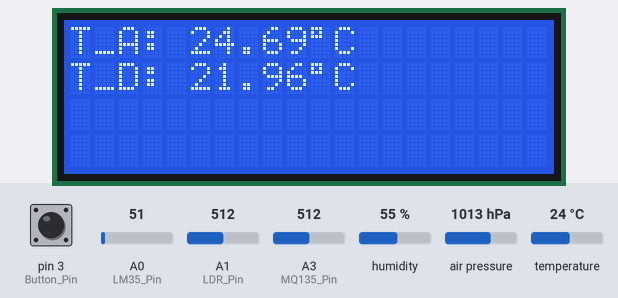
Bench run of a sketch on a simulated Arduino Uno, built with avr-gcc and run on an emulated ATmega328P. On the bench: 20×4 character LCD. The test bench sets the inputs (shaded band); at power-on: temperature 24 °C, pin 3 (Button_Pin) HIGH, air pressure 1013 hPa, A0 (LM35_Pin) = 51, A1 (LDR_Pin) = 512, A3 (MQ135_Pin) = 512, humidity 55 %.

Above: at 6.3 s.
6.4 s: temperature set to 2 °C
At 8.0 s:
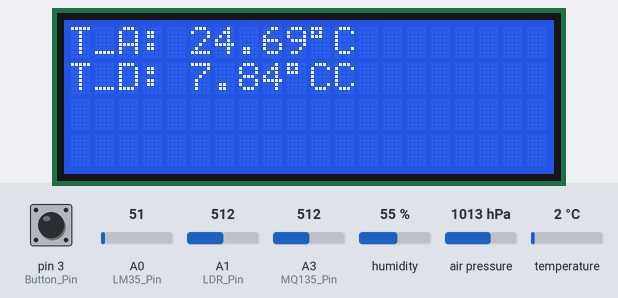
8.7 s: pin 3 (Button_Pin) pulled LOW for 0.65 s
At 10.0 s:
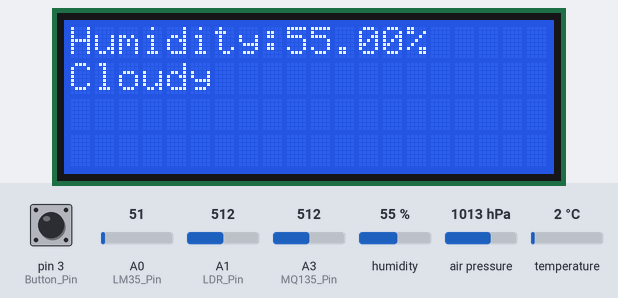
10.8 s: pin 3 (Button_Pin) pulled LOW for 1 s
At 11.4 s:
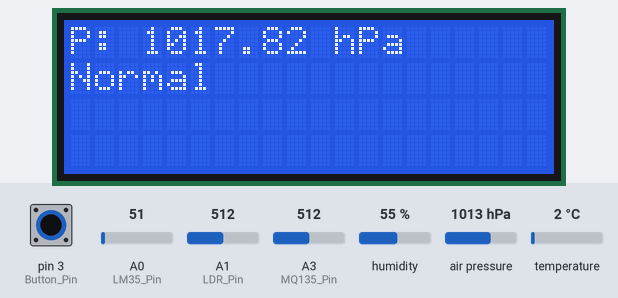
13.3 s: air pressure set to 952 hPa
At 15.0 s:
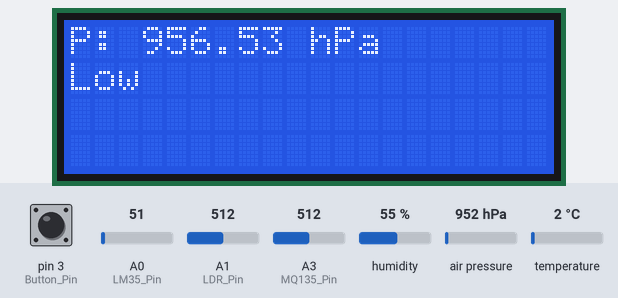
15.3 s: air pressure set to 1025 hPa
At 16.0 s:
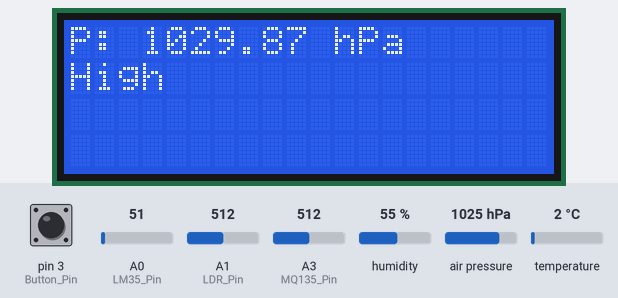
16.9 s: pin 3 (Button_Pin) pulled LOW for 0.65 s
At 17.9 s:
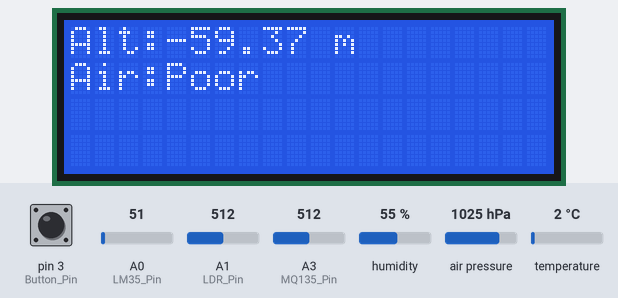
Timing chart, 0 to 19.9 s (numbered marks = the images above; inputs shaded):
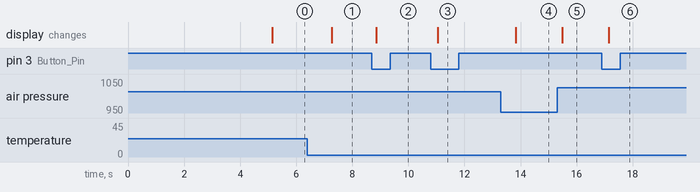

The sketch:

Final_Weather_Station.ino
```cpp
#include <LiquidCrystal_I2C.h>
#include <DHT.h>
#include <Wire.h>
#include <Adafruit_BMP280.h>

// οθόνη
LiquidCrystal_I2C lcd(0x27 , 20, 4);

// LM35
const int LM35_Pin = A0;


// DHT11
#define DHTPIN 2
#define DHTTYPE DHT11
DHT dht(DHTPIN, DHTTYPE);

// BMP280
Adafruit_BMP280 bmp;

// LDR
const int LDR_Pin = A1;

// MQ135
const int MQ135_Pin = A3;
int mq135_bash =0;


// κουμπί
const int Button_Pin =3;
int page = 0;
bool Button_State;
bool Prev_Button_State = HIGH;
int prev_page = -1;

// υψόμετρο Καλαμαριάς
float localAltitude = 40.0;

// διορθωμένη πίεση αναφοράς για BMP280
float seaLevelPressure = 1013.25;


// Συνάρτηση κουμπιού
void CheckButton()
{
  Button_State = digitalRead(Button_Pin);

    // Έλεγχος αλλαγής HIGH σε LOW
    if (Prev_Button_State == HIGH && Button_State == LOW) {
      page++;

      if(page > 3) {
        page = 0;
      }
    }

  Prev_Button_State = Button_State;
}


void setup() {

  analogReference(DEFAULT);

  lcd.init();
  lcd.backlight();

  dht.begin();

  bmp.begin(0x76);

  // Calibration πίεση αναφοράς με βάση το τοπικό υψόμετρο
  seaLevelPressure = bmp.seaLevelForAltitude(localAltitude, bmp.readPressure()/100.0);

  pinMode(Button_Pin, INPUT_PULLUP);

  // MQ135 calibration
  lcd.clear();
  lcd.setCursor(0,0);
  lcd.print("Calibrating");
  lcd.setCursor(0,1);
  lcd.print("Air...");


  for(int i=0; i<100; i++) {
    mq135_bash += analogRead(MQ135_Pin);
    delay(50);
  }

  mq135_bash /=100;

  lcd.clear();

}


void loop() {

  CheckButton();

  if (page != prev_page) {
    lcd.clear();
    prev_page = page;
  }


  if(page == 0) {

    // LM35 θερμοκρασία
    float temp_lm35 = (analogRead(LM35_Pin)*5.0*100.0/1024.0);

    float temp_lm35_corrected =0.049* temp_lm35 + 23.471;

    // οθόνη σελίδα 1

    lcd.setCursor(0,0);
    lcd.print("T_A: ");
    lcd.print(temp_lm35_corrected);
    lcd.print((char)223);
    lcd.print("C");

    // DHT11 θερμοκρασία

    float temp_dht = dht.readTemperature();

    float temp_dht_corrected = 0.642 * temp_dht + 6.557;

    // οθόνη σελίδα 1

    lcd.setCursor(0,1);
    lcd.print("T_D: ");
    lcd.print(temp_dht_corrected);
    lcd.print((char)223);
    lcd.print("C");

  }


  else if (page==1) {

    // DHT11 υγρασία
    float humidity = dht.readHumidity();

    // οθόνη σελίδα 2
    lcd.setCursor(0,0);
    lcd.print("Humidity:");
    lcd.print(humidity);
    lcd.print("%");

    // LDR
    int light = analogRead(LDR_Pin);

    String LDR_state;

    if(light > 850) {
      LDR_state = "Day";
    }
    else if(light > 400) {
      LDR_state ="Cloudy";
    }
    else {
      LDR_state ="Night";
    }

    // οθόνη σελίδα 2
    lcd.setCursor(0,1);
    lcd.print("                ");
    lcd.setCursor(0,1);
    lcd.print(LDR_state);

  }


  else if (page==2) {

    //BMP280
    float pressure = bmp.seaLevelForAltitude(localAltitude, bmp.readPressure()/100.0);

    String pressure_state;

    if (pressure <1000) {
      pressure_state = "Low";
    }
    else if(pressure<1018) {
      pressure_state="Normal";
    }
    else {
      pressure_state = "High";
    }

    // οθόνη σελίδα 3
    lcd.setCursor(0,0);
    lcd.print("                    ");
    lcd.setCursor(0,0);
    lcd.print("P: ");
    lcd.print(pressure);
    lcd.print(" hPa");

    lcd.setCursor(0,1);
    lcd.print("               ");
    lcd.setCursor(0,1);
    lcd.print(pressure_state);

  }


  else if (page==3) {

    float altitude = bmp.readAltitude(seaLevelPressure);

    // οθόνη σελίδα 4

    lcd.setCursor(0,0);
    lcd.print("Alt:");
    lcd.print(altitude);
    lcd.print(" m");

    //MQ135

    String airQuality;

    int value= analogRead(MQ135_Pin);

    int delta = value - mq135_bash;

    if (delta < 20) {
      airQuality = "Good";
    }
    else if (delta < 60) {
      airQuality = "Moderate";
    }
    else {
      airQuality = "Poor";
    }

    // οθόνη σελίδα 4
    lcd.setCursor(0,1);
    lcd.print("                    ");
    lcd.setCursor(0,1);
    lcd.print("Air:");
    lcd.print(airQuality);

  }

  delay(500);

}
```

Measured:
- after the input at 6.4 s, the display: changes after 0.87 s (image 1)
- after the input at 8.7 s, the display: changes after 0.16 s (image 2)
- after the input at 10.8 s, the display: changes after 0.25 s (image 3)
- after the input at 13.3 s, the display: changes after 0.53 s (image 4)
- after the input at 15.3 s, the display: changes after 0.19 s (image 5)
- after the input at 16.9 s, the display: changes after 0.24 s (image 6)
